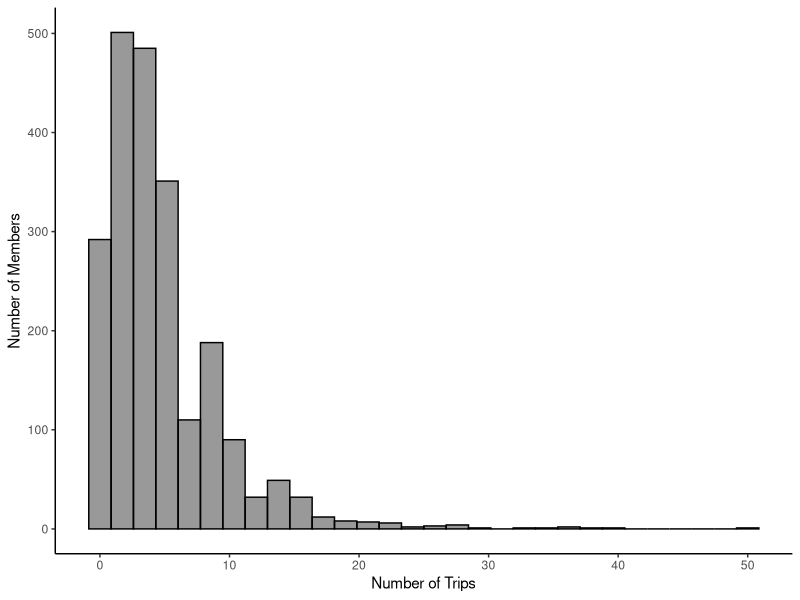
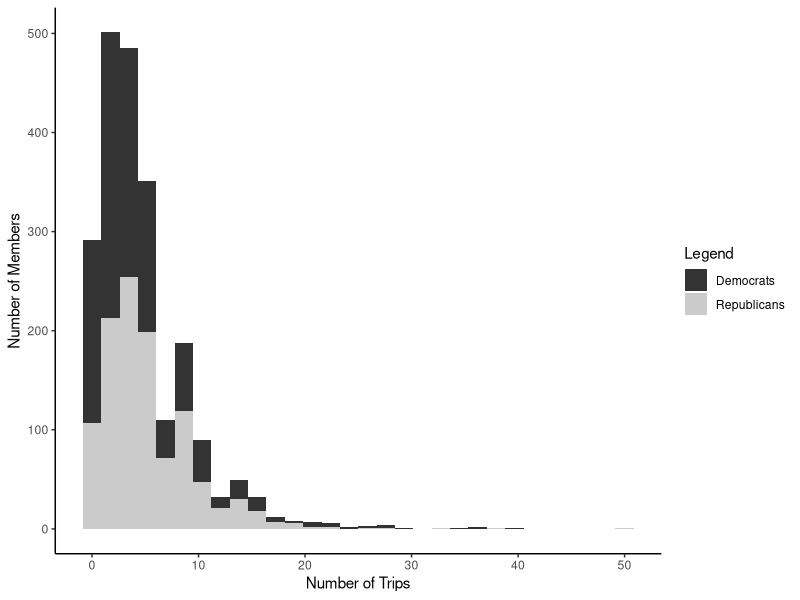

Source code (R) for these figures, in order: (Note: this script raises an error after producing the figures.)
## ---- chunk 1
library(ggplot2)
library(MASS)
giftdata <- read.csv(file = "110-114Congresses.csv", header = TRUE, stringsAsFactors = FALSE)
ggplot(data = giftdata, aes(x=trips)) + geom_histogram(color="black", fill="black", alpha=0.4) + theme_classic() + labs(x="Number of Trips", y="Number of Members")
## ---- chunk 2
library(ggplot2)
library(RColorBrewer)
giftdata <- read.csv(file = "110-114Congresses.csv", header = TRUE, stringsAsFactors = FALSE)
#ggplot(data = giftdata, aes(x = trips, fill = as.factor(party))) + geom_histogram(alpha=0.8, position="stack") + theme_classic() + scale_fill_manual(name =c("Legend"), values=c("blue", "red"), labels=c("100"="Democrats", "200"="Republicans")) + labs(x="Number of Trips", y="Number of Members")
ggplot(data = giftdata, aes(x = trips, fill = as.factor(party))) + geom_histogram(alpha=0.8, position="stack") + theme_classic() + scale_fill_manual(name =c("Legend"), values=c("black", "grey"), labels=c("100"="Democrats", "200"="Republicans")) + labs(x="Number of Trips", y="Number of Members")
## ---- chunk 3
library(ggplot2)
library(dplyr)
library(RColorBrewer)
#set up data and multiplot function
giftdata <- read.csv(file = "110-114Congresses.csv", header = TRUE, stringsAsFactors = FALSE)
finalmodel <- glm.nb(trips ~ extreme*democrat + winpct + committee*democrat + seniority + chairman + party.leader + fourteenth + thirteenth + twelfth + eleventh, data = giftdata)
multiplot <- function(..., plotlist=NULL, file, cols=1, layout=NULL) {
  library(grid)

  # Make a list from the ... arguments and plotlist
  plots <- c(list(...), plotlist)

  numPlots = length(plots)

  # If layout is NULL, then use 'cols' to determine layout
  if (is.null(layout)) {
    # Make the panel
    # ncol: Number of columns of plots
    # nrow: Number of rows needed, calculated from # of cols
    layout <- matrix(seq(1, cols * ceiling(numPlots/cols)),
                    ncol = cols, nrow = ceiling(numPlots/cols))
  }

 if (numPlots==1) {
    print(plots[[1]])

  } else {
    # Set up the page
    grid.newpage()
    pushViewport(viewport(layout = grid.layout(nrow(layout), ncol(layout))))

    # Make each plot, in the correct location
    for (i in 1:numPlots) {
      # Get the i,j matrix positions of the regions that contain this subplot
      matchidx <- as.data.frame(which(layout == i, arr.ind = TRUE))

      print(plots[[i]], vp = viewport(layout.pos.row = matchidx$row,
                                      layout.pos.col = matchidx$col))
    }
  }
}

#predicted values
extremitydata <- data.frame(extreme = giftdata$extreme, democrat = 0, winpct = mean(giftdata$winpct), seniority = mean(giftdata$seniority), chairman = 0, committee = 0, party.leader = 0, fourteenth = 0, thirteenth = 0, twelfth = 0, eleventh = 0)
extremitydataD1 <- data.frame(extreme = giftdata$extreme, democrat = giftdata$democrat, winpct = mean(giftdata$winpct), seniority = mean(giftdata$seniority), chairman = 0, committee = 0, party.leader = 0, fourteenth = 0, thirteenth = 0, twelfth = 0, eleventh = 0)
extremitydataD1 <- filter(extremitydataD1, democrat == 1)
winpctdata <- data.frame(extreme = mean(giftdata$extreme), democrat = 0, winpct = giftdata$winpct, seniority = mean(giftdata$seniority), chairman = 0, committee = 0, party.leader = 0, fourteenth = 0, thirteenth = 0, twelfth = 0, eleventh = 0)
senioritydata <- data.frame(extreme = mean(giftdata$extreme), democrat = 0, winpct = mean(giftdata$winpct), seniority = giftdata$seniority, chairman = 0, committee = 0, party.leader = 0, fourteenth = 0, thirteenth = 0, twelfth = 0, eleventh = 0)
extremitydata$phat <- predict(finalmodel, extremitydata, type = "response")
extremitydataD1$phat <- predict(finalmodel, extremitydataD1, type = "response")
winpctdata$phat <- predict(finalmodel, winpctdata, type = "response")
senioritydata$phat <- predict(finalmodel, senioritydata, type = "response")

#prep for plots
extremitydataCI <- data.frame(extremitydata)
extremitydataCI <- cbind(extremitydataCI, predict(finalmodel, extremitydata, type = "link", se.fit = T))
extremitydataCI <- within(extremitydataCI, {
  Trips <- exp(fit)
  LL <- exp(fit - 1.96 * se.fit)
  UL <- exp(fit + 1.96 * se.fit)})

extremitydataD1CI <- data.frame(extremitydataD1)
extremitydataD1CI <- cbind(extremitydataD1CI, predict(finalmodel, extremitydataD1, type = "link", se.fit = T))
extremitydataD1CI <- within(extremitydataD1CI, {
  Trips <- exp(fit)
  LL <- exp(fit - 1.96 * se.fit)
  UL <- exp(fit + 1.96 * se.fit)})

winpctdataCI <- data.frame(winpctdata)
winpctdataCI <- cbind(winpctdataCI, predict(finalmodel, winpctdata, type = "link", se.fit = T))
winpctdataCI <- within(winpctdataCI, {
  Trips <- exp(fit)
  LL <- exp(fit - 1.96 * se.fit)
  UL <- exp(fit + 1.96 * se.fit)})

senioritydataCI <- data.frame(senioritydata)
senioritydataCI <- cbind(senioritydataCI, predict(finalmodel, senioritydata, type = "link", se.fit = T))
senioritydataCI <- within(senioritydataCI, {
  Trips <- exp(fit)
  LL <- exp(fit - 1.96 * se.fit)
  UL <- exp(fit + 1.96 * se.fit)})

#plots
mypalette <- brewer.pal(3,"Greys")
p1 <- ggplot(extremitydataCI, aes(extreme, Trips)) +
  geom_ribbon(aes(ymin = LL, ymax = UL, fill = democrat), alpha = .25) +
  geom_line(aes(colour = committee), size = 1) +
  labs(x = "Ideological Extremity", y = "Predicted Trips: Republicans") + guides(colour=FALSE, fill=FALSE) + scale_fill_distiller(palette = mypalette, type = "seq") + scale_color_distiller(palette = mypalette, type = "seq") + theme_classic()
p2 <- ggplot(extremitydataD1CI, aes(extreme, Trips)) +
  geom_ribbon(aes(ymin = LL, ymax = UL, fill = chairman), alpha = .25) +
  geom_line(aes(colour = party.leader), size = 1) +
  labs(x = "Ideological Extremity", y = "Predicted Trips: Democrats") + guides(colour=FALSE, fill=FALSE) + scale_fill_distiller(palette = mypalette, type = "seq") + scale_color_distiller(palette = mypalette, type = "seq") + theme_classic()
p3 <- ggplot(winpctdataCI, aes(winpct, Trips)) +
  geom_ribbon(aes(ymin = LL, ymax = UL, fill = committee), alpha = .25) +
  geom_line(aes(colour = committee), size = 1) +
  labs(x = "Win Percentage", y = "Predicted Trips") + guides(colour=FALSE, fill=FALSE) + scale_fill_distiller(palette = mypalette, type = "seq") + scale_color_distiller(palette = mypalette, type = "seq") + theme_classic()
p4 <- ggplot(senioritydataCI, aes(seniority, Trips)) +
  geom_ribbon(aes(ymin = LL, ymax = UL, fill = fourteenth), alpha = .25) +
  geom_line(aes(colour = fourteenth), size = 1) +
  labs(x = "Terms Served in the House", y = "Predicted Trips") + guides(colour=FALSE, fill=FALSE) + scale_fill_distiller(palette = mypalette, type = "seq") + scale_color_distiller(palette = mypalette, type = "seq") + theme_classic()

multiplot(p1, p3, p2, p4, cols=2)
